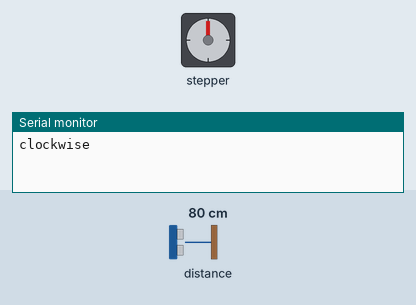
Simulated run of this sketch. Board: Arduino Uno, built with avr-gcc and run on an emulated ATmega328P. On the bench: stepper motor, the last lines printed to the serial monitor. The inputs (shaded band) are chosen by the test bench; at power-on: distance to the obstacle 80 cm. Stepper angles assume 200 steps per turn.

Above: at 0.05 s.
At 3.0 s:
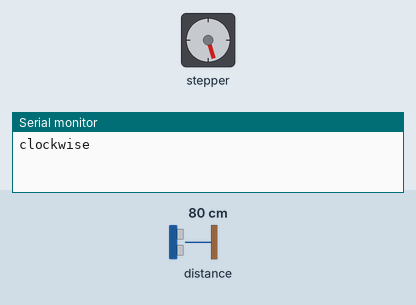
At 6.0 s:
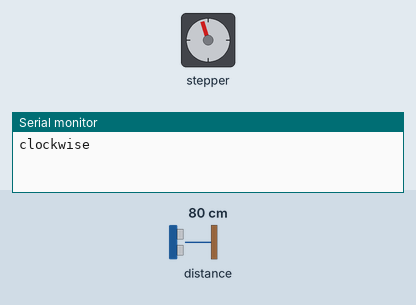
At 12.25 s:
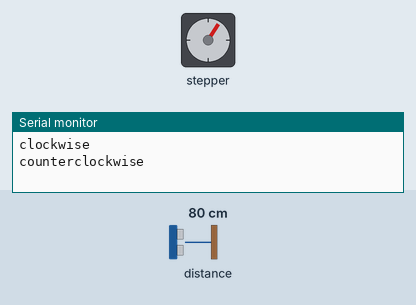
Timing chart, 0 to 17.0 s (numbered marks = the images above):
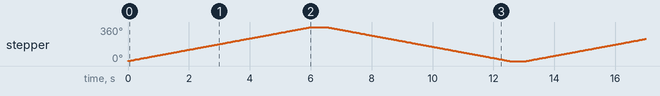

Measured:
- by itself, stepper: turns 360° clockwise in 6.0 s, then 360° counter-clockwise in 6.0 s, repeating every 13.1 s

The sketch:

sketch_apr15a.ino
```cpp
/**
 * LIDARLite I2C Example
 * Author: Garmin
 * Modified by: Shawn Hymel (SparkFun Electronics)
 * Date: June 29, 2017
 *
 * Read distance from LIDAR-Lite v3 over I2C
 *
 * See the Operation Manual for wiring diagrams and more information:
 * http://static.garmin.com/pumac/LIDAR_Lite_v3_Operation_Manual_and_Technical_Specifications.pdf
 */
#include <Stepper.h>
#include <Wire.h>
#include <LIDARLite.h>

// Globals
const int stepsPerRevolution = 200;
LIDARLite lidarLite;
Stepper myStepper(stepsPerRevolution, 11, 10, 9, 8);
int cal_cnt = 0;


void setup()
{
  // set the speed at 60 rpm:
   myStepper.setSpeed(10);
   // initialize the serial port:

  Serial.begin(9600); // Initialize serial connection to display distance readings

  lidarLite.begin(0, true); // Set configuration to default and I2C to 400 kHz
  lidarLite.configure(0); // Change this number to try out alternate configurations
}

void loop()
{
  int dist;
  // step one revolution in one direction:
   Serial.println("clockwise");
   myStepper.step(stepsPerRevolution);
   delay(500);
   // step one revolution in the other direction:
   Serial.println("counterclockwise");
   myStepper.step(-stepsPerRevolution);
   delay(500);
  // At the beginning of every 100 readings,
  // take a measurement with receiver bias correction
  if ( cal_cnt == 0 ) {
    dist = lidarLite.distance();      // With bias correction
  } else {
    dist = lidarLite.distance(false); // Without bias correction
  }

  // Increment reading counter
  cal_cnt++;
  cal_cnt = cal_cnt % 100;

  // Display distance
  Serial.print(dist);
  Serial.println(" cm");

  delay(10);
}

void step_motor(){


}
```
